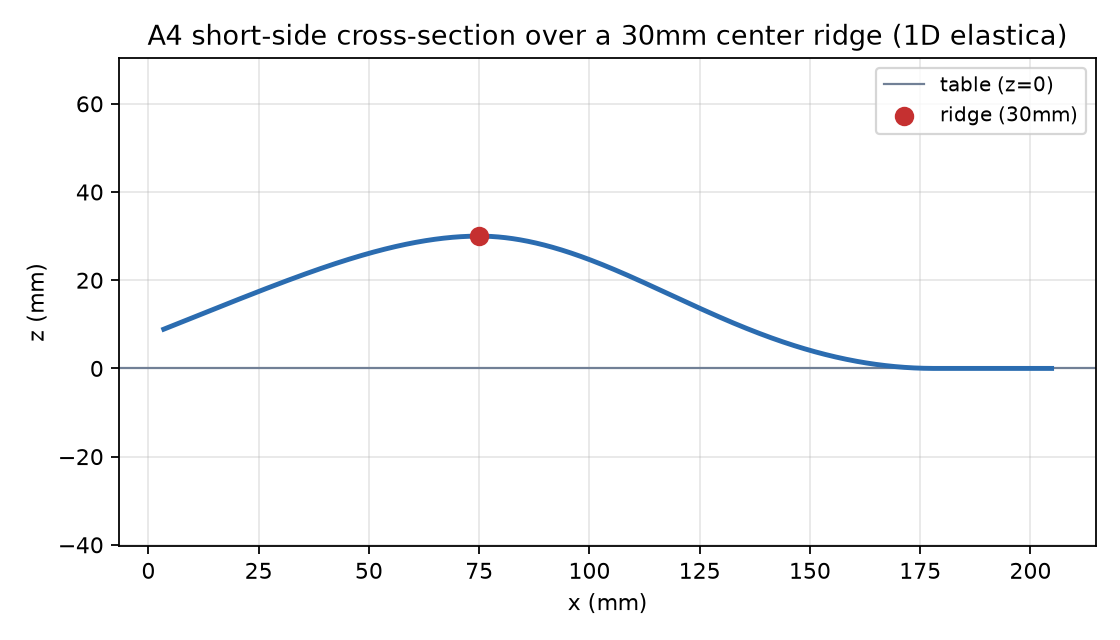

Here is the Python script that generated this plot:
"""A4 page over a 30mm-high knife-edge ridge centered on the short side,
long side, solved with the crease_bend_solver-style 1D elastica ODE
(src/edge_support_1d.py). Plots the resulting cross-section."""
import sys
sys.path.insert(0, "/run/media/me/D/BUISNESS/pages_generation/src")

import matplotlib.pyplot as plt
from edge_support_1d import build_a4_edge_support_profile

profile = build_a4_edge_support_profile(ridge_h=0.030, ridge_x=0.075)

print(f"ridge_h={profile.ridge_h*1000:.1f}mm at x={profile.ridge_x*1000:.1f}mm")
print(f"  left:  ell={profile.ell_left*1000:.2f}mm of {profile.ridge_x*1000:.2f}mm material, "
      f"touched_down={profile.touched_down_left}")
print(f"  right: ell={profile.ell_right*1000:.2f}mm of "
      f"{(profile.page_w-profile.ridge_x)*1000:.2f}mm material, "
      f"touched_down={profile.touched_down_right}")
print(f"z range: {profile.z.min()*1000:.3f}..{profile.z.max()*1000:.3f} mm")

fig, ax = plt.subplots(figsize=(7, 4))
ax.axhline(0, color="#718096", lw=1, label="table (z=0)")
ax.plot(profile.x * 1000, profile.z * 1000, color="#2b6cb0", lw=2.2)
ax.scatter([profile.ridge_x * 1000], [profile.ridge_h * 1000], color="#c53030",
           zorder=5, s=60, label=f"ridge ({profile.ridge_h*1000:.0f}mm)")
ax.set_xlabel("x (mm)")
ax.set_ylabel("z (mm)")
ax.set_title("A4 short-side cross-section over a 30mm center ridge (1D elastica)")
ax.set_aspect("equal", adjustable="datalim")
ax.legend(fontsize=9)
ax.grid(alpha=0.3)
fig.tight_layout()
out = "/run/media/me/D/BUISNESS/pages_generation/scripts/paper_bend/a4_edge_support_1d.png"
fig.savefig(out, dpi=160)
print("saved", out)
